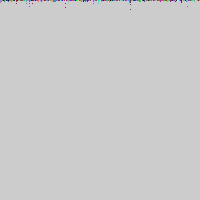
Frame 1 (no input)
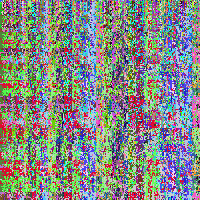
Frame 60 (the mouse pressed at the canvas centre just before this capture)
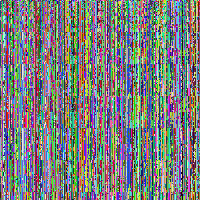
Frame 120 (the mouse held since frame 60 and released just before this capture)

The Processing sketch that drew these frames (run headless with seeded random() and noise(); from frame 60 on, the mouse is pressed at the canvas centre):

// Processing sketch: processing_13907
// ── processing_13907.pde

int w=200;
void setup(){size(200,200);}
void draw(){for(int i=0;i<w;i++){set(i%w,0,color(r(255),r(255),r(255)));}for(int i=0;i<w;i++){set(0,i/w,color(r(255),r(255),r(255)));}for(int i=0; i<w*w;i++){set(i%w,i/w,get((i%w)>>r(cos(mouseX*.005-w)*r(4)),(i/w)>>r(sin(mouseY*.0005-w)*r(3))));}}
int r(float n){return int(random(n));}
